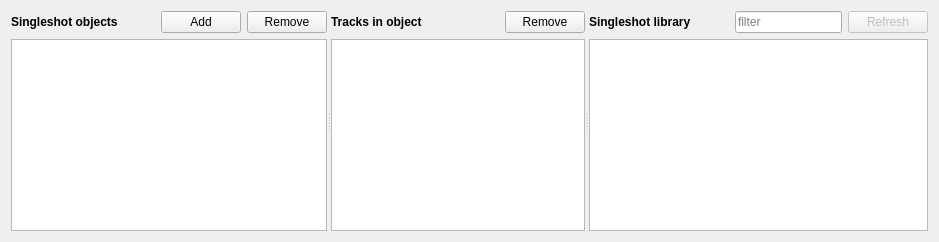
       <widget class="QWidget" name="singleshot_tab">
        <attribute name="icon">
         <iconset resource="yonder.qrc">
          <normaloff>:/application/icons/icon-singleshot.png</normaloff>:/application/icons/icon-singleshot.png</iconset>
        </attribute>
        <attribute name="title">
         <string>S&amp;ingleshots</string>
        </attribute>
        <layout class="QHBoxLayout" name="horizontalLayout_6">
         <item>
          <widget class="QSplitter" name="splitter_singleshots">
           <property name="orientation">
            <enum>Qt::Horizontal</enum>
           </property>
           <widget class="QWidget" name="layoutWidget_13">
            <layout class="QVBoxLayout" name="layout_singleshot_objects">
             <item>
              <layout class="QHBoxLayout" name="layout_singleshot_object_buttons">
               <item>
                <widget class="QLabel" name="label_singleshot_objects">
                 <property name="font">
                  <font>
                   <weight>75</weight>
                   <bold>true</bold>
                  </font>
                 </property>
                 <property name="text">
                  <string>Singleshot objects</string>
                 </property>
                 <property name="buddy">
                  <cstring>singleshot_objects_view</cstring>
                 </property>
                </widget>
               </item>
               <item>
                <spacer name="horizontalSpacer_13">
                 <property name="orientation">
                  <enum>Qt::Horizontal</enum>
                 </property>
                 <property name="sizeHint" stdset="0">
                  <size>
                   <width>40</width>
                   <height>20</height>
                  </size>
                 </property>
                </spacer>
               </item>
               <item>
                <widget class="QPushButton" name="button_singleshot_object_add">
                 <property name="text">
                  <string>Add</string>
                 </property>
                 <property name="icon">
                  <iconset resource="yonder.qrc">
                   <normaloff>:/application/icons/edit-new.png</normaloff>:/application/icons/edit-new.png</iconset>
                 </property>
                 <property name="shortcut">
                  <string>Ctrl+N</string>
                 </property>
                </widget>
               </item>
               <item>
                <widget class="QPushButton" name="button_singleshot_object_remove">
                 <property name="text">
                  <string>Remove</string>
                 </property>
                 <property name="icon">
                  <iconset resource="yonder.qrc">
                   <normaloff>:/application/icons/edit-delete.png</normaloff>:/application/icons/edit-delete.png</iconset>
                 </property>
                 <property name="shortcut">
                  <string>Ctrl+Del</string>
                 </property>
                </widget>
               </item>
              </layout>
             </item>
             <item>
              <widget class="QListView" name="singleshot_objects_view">
               <property name="alternatingRowColors">
                <bool>true</bool>
               </property>
              </widget>
             </item>
            </layout>
           </widget>
           <widget class="QWidget" name="layoutWidget_15">
            <layout class="QVBoxLayout" name="layout_singleshot_tracks">
             <item>
              <layout class="QHBoxLayout" name="layout_singleshot_tracks_buttons">
               <item>
                <widget class="QLabel" name="label_singleshot_tracks">
                 <property name="font">
                  <font>
                   <weight>75</weight>
                   <bold>true</bold>
                  </font>
                 </property>
                 <property name="text">
                  <string>Tracks in object</string>
                 </property>
                 <property name="buddy">
                  <cstring>singleshot_tracks_view</cstring>
                 </property>
                </widget>
               </item>
               <item>
                <spacer name="horizontalSpacer_15">
                 <property name="orientation">
                  <enum>Qt::Horizontal</enum>
                 </property>
                 <property name="sizeHint" stdset="0">
                  <size>
                   <width>40</width>
                   <height>20</height>
                  </size>
                 </property>
                </spacer>
               </item>
               <item>
                <widget class="QPushButton" name="button_singleshot_tracks_remove">
                 <property name="text">
                  <string>Remove</string>
                 </property>
                 <property name="icon">
                  <iconset resource="yonder.qrc">
                   <normaloff>:/application/icons/edit-delete.png</normaloff>:/application/icons/edit-delete.png</iconset>
                 </property>
                 <property name="shortcut">
                  <string>Del</string>
                 </property>
                </widget>
               </item>
              </layout>
             </item>
             <item>
              <widget class="SingleshotObjectsTracksView" name="singleshot_tracks_view">
               <property name="editTriggers">
                <set>QAbstractItemView::NoEditTriggers</set>
               </property>
               <property name="dragDropMode">
                <enum>QAbstractItemView::DragDrop</enum>
               </property>
               <property name="alternatingRowColors">
                <bool>true</bool>
               </property>
               <property name="selectionMode">
                <enum>QAbstractItemView::ExtendedSelection</enum>
               </property>
               <property name="selectionBehavior">
                <enum>QAbstractItemView::SelectRows</enum>
               </property>
               <property name="showGrid">
                <bool>false</bool>
               </property>
               <attribute name="horizontalHeaderVisible">
                <bool>false</bool>
               </attribute>
               <attribute name="horizontalHeaderStretchLastSection">
                <bool>true</bool>
               </attribute>
               <attribute name="verticalHeaderVisible">
                <bool>false</bool>
               </attribute>
              </widget>
             </item>
            </layout>
           </widget>
           <widget class="QWidget" name="layoutWidget_14">
            <layout class="QVBoxLayout" name="layout_singleshot_library">
             <item>
              <layout class="QHBoxLayout" name="layout_singleshot_library_buttons">
               <item>
                <widget class="QLabel" name="label_singleshot_library">
                 <property name="font">
                  <font>
                   <weight>75</weight>
                   <bold>true</bold>
                  </font>
                 </property>
                 <property name="text">
                  <string>Singleshot library</string>
                 </property>
                 <property name="buddy">
                  <cstring>singleshot_library_view</cstring>
                 </property>
                </widget>
               </item>
               <item>
                <spacer name="horizontalSpacer_14">
                 <property name="orientation">
                  <enum>Qt::Horizontal</enum>
                 </property>
                 <property name="sizeHint" stdset="0">
                  <size>
                   <width>40</width>
                   <height>20</height>
                  </size>
                 </property>
                </spacer>
               </item>
               <item>
                <widget class="QLineEditFilter" name="edit_singleshot_filter">
                 <property name="placeholderText">
                  <string>filter</string>
                 </property>
                </widget>
               </item>
               <item>
                <widget class="QPushButton" name="button_singleshot_library_refresh">
                 <property name="enabled">
                  <bool>false</bool>
                 </property>
                 <property name="text">
                  <string>Refresh</string>
                 </property>
                 <property name="icon">
                  <iconset>
                   <normaloff/>
                  </iconset>
                 </property>
                </widget>
               </item>
              </layout>
             </item>
             <item>
              <widget class="SingleshotLibraryView" name="singleshot_library_view">
               <property name="editTriggers">
                <set>QAbstractItemView::NoEditTriggers</set>
               </property>
               <property name="dragEnabled">
                <bool>true</bool>
               </property>
               <property name="dragDropMode">
                <enum>QAbstractItemView::DragOnly</enum>
               </property>
               <property name="alternatingRowColors">
                <bool>true</bool>
               </property>
               <property name="selectionMode">
                <enum>QAbstractItemView::ExtendedSelection</enum>
               </property>
               <property name="selectionBehavior">
                <enum>QAbstractItemView::SelectRows</enum>
               </property>
               <property name="showGrid">
                <bool>false</bool>
               </property>
               <attribute name="horizontalHeaderVisible">
                <bool>false</bool>
               </attribute>
               <attribute name="horizontalHeaderStretchLastSection">
                <bool>true</bool>
               </attribute>
               <attribute name="verticalHeaderVisible">
                <bool>false</bool>
               </attribute>
              </widget>
             </item>
            </layout>
           </widget>
          </widget>
         </item>
        </layout>
       </widget>
